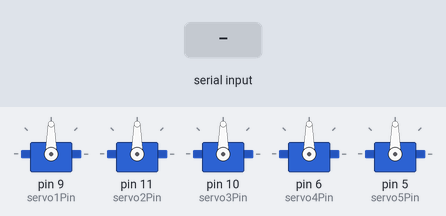
Bench run of a sketch on a simulated Arduino Uno, built with avr-gcc and run on an emulated ATmega328P. Shown: 5 × servo. Inputs (shaded band) come from the test bench.

Above: at 1.2 s.
1.3 s: "," received over Serial
At 1.77 s:
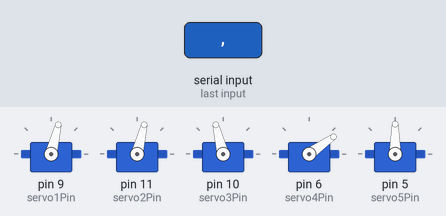
At 5.1 s:
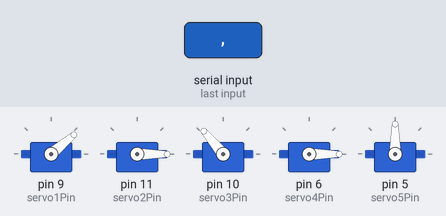
Timing chart, 0 to 6.6 s (numbered marks = the images above; inputs shaded):
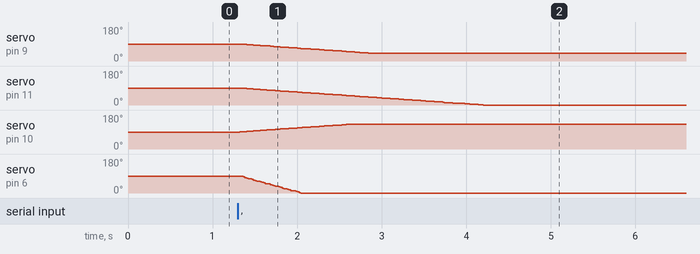

The sketch:

SJC-BodyReceive_Final.ino
```cpp
#include <VarSpeedServo.h>


int pos1;
int pos2;
int pos3;
int pos4;
int pos5;
int mappos1;
int mappos2;
int mappos3;
int mappos4;
int mappos5;
int map2pos1;
int map2pos3;
int audiorcv;
int posarray[8];
int i;


//Define Pins for Servos
int servo1Pin = 9;//aluminum bracket tilt
int servo2Pin = 11;//dome rotate
int servo3Pin = 10; //plastic servo bracket tilt
int servo4Pin = 6;//drive
int servo5Pin = 5;//unused..I assume it was the bottom weight rotation


//Create Servo Object
VarSpeedServo servo1;
VarSpeedServo servo2;
VarSpeedServo servo3;
VarSpeedServo servo4;
VarSpeedServo servo5;//unused

void setup()
{
//Start Serial
Serial.begin(19200);


 //Attaches the Servo to our object
 servo1.attach(servo1Pin);
 servo2.attach(servo2Pin);
 servo3.attach(servo3Pin);
 servo4.attach(servo4Pin);
 servo5.attach(servo5Pin); //unused


 //servo4.slowmove(25, 255); //not sure why this was ever here, it will make the servo move from the start

}


void loop() {
  //Serial.println("debug");
if(Serial.read() == ','){
while(Serial.available() >= 6)  {
 //Serial.println("Serial is avail");
    for(i = 0; i < 7; i ++) {
        posarray[i] = Serial.read();
}
    }


//map(value, start of source range, end of source range, start of target range,end of target range)
//map(posarray[0], 0, 180, 180, 30); returns if posArray is 0->89 return 180, else if 90-on returns 29
pos1 = map(posarray[0], 0, 180, 180, 30); //Dome Tilt

if (posarray[1] == 90){//if I receive 90 from the controll then no joystick is being touched
  mappos2 = 92;//set continuous rotation servo to stopped position..for mine 92...
}
else{
  pos2 = map(posarray[1], 0, 180, 0, 155); //Dome Spin
  mappos2 = constrain(pos2, 0, 180); //dome spin?
}

pos3 = map(posarray[2], 0, 180, 40, 140); //Pend Tilt
pos4 = map(posarray[3], 0, 50, 0, 180); //Drive
pos5 = map(posarray[4], 0, 180, 0, 180); //Body Spin

//????? why further constrain if used map...
//Constrain will return the value if it is between the two numbers else the
//it returns either the lower number or the highest
mappos1 = constrain(pos1, 40, 130);//dome tilt?
mappos3 = constrain(pos3, 40, 150); //pend tilt?
mappos4 = constrain(pos4, 0, 180); //Drive
//mappos5 = constrain(pos5, 0, 180); //Body Weight Spin..unused

audiorcv = posarray[5];

servo1.slowmove(mappos3, 20); //pend tilt..pin 9..ALUMINUM Servo
servo2.slowmove(mappos2, 20); //dome spin?..pin 11..DOME SPIN
servo3.slowmove(mappos1, 20); //dome tilt?..pin 10..PLASTIC BRACKET SERVO
servo4.slowmove(mappos4, 80); //Drive...pin 6..SPHERE SPIN

//not connected..i believe it was the bottom rotational weight spin
//servo5.slowmove(mappos5, 255); //body spin?? .. pin 5...??

}//serial.read


delay(10);


}
```

Measured:
- after the input at 1.3 s, servo on pin 9 (servo1Pin): moves from 90° to 40° over 1.6 s, starting at once; servo on pin 11 (servo2Pin): moves from 90° to 0° over 2.9 s, starting at once; servo on pin 10 (servo3Pin): moves from 90° to 130° over 1.3 s, starting at once; servo on pin 6 (servo4Pin): moves from 90° to 0° over 0.72 s, starting at once
